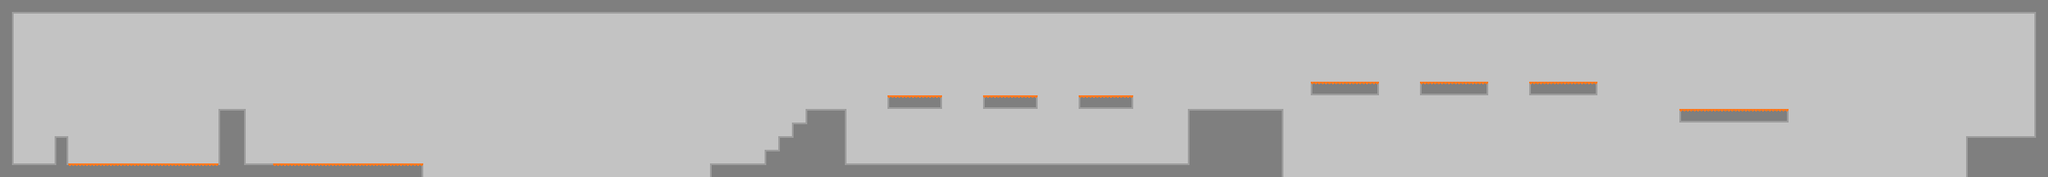

A 2D game scene composited from a Tiled map and its tileset images. What follows is a short description and the map's XML, with each tile layer's data collapsed to a summary:
An orthogonal 150x13 tile map with 16x16 px tiles, 2 tile layers (background, graphics), 2 tilesets and 23 objects.

<map version="1.0" tiledversion="2018.04.18" orientation="orthogonal" renderorder="left-down" width="150" height="13" tilewidth="16" tileheight="16" infinite="0" nextobjectid="33">
 <tileset firstgid="1" name="Tileset" tilewidth="16" tileheight="16" spacing="2" margin="1" tilecount="924" columns="33">
  <image source="TESTures.png" width="594" height="504" />
 </tileset>
 <tileset firstgid="925" name="Tileset" tilewidth="16" tileheight="16" spacing="2" margin="1" tilecount="924" columns="33">
  <image source="TESTures.png" width="594" height="504" />
 </tileset>
 <layer name="background" width="150" height="13">
  <data>[1950 cells, 1950 non-empty, 20 distinct tile ids]</data>
 </layer>
 <layer name="graphics" width="150" height="13">
  <data>[1950 cells, 1950 non-empty, 3 distinct tile ids]</data>
 </layer>
 <objectgroup name="ground">
  <object id="1" x="2304" y="160" width="96" height="48" />
  <object id="2" x="2384" y="0" width="16" height="160" />
  <object id="3" x="0" y="0" width="2384" height="16" />
  <object id="4" x="0" y="16" width="16" height="192" />
  <object id="5" x="16" y="192" width="480" height="16" />
  <object id="6" x="832" y="192" width="672" height="16" />
  <object id="7" x="1392" y="128" width="112" height="64" />
  <object id="8" x="896" y="176" width="96" height="16" />
  <object id="9" x="912" y="160" width="80" height="16" />
  <object id="10" x="928" y="144" width="64" height="16" />
  <object id="11" x="944" y="128" width="48" height="16" />
  <object id="12" x="256" y="128" width="32" height="64" />
  <object id="13" x="64" y="160" width="16" height="32" />
 </objectgroup>
 <objectgroup name="path" />
 <objectgroup name="turn" />
 <objectgroup name="red gel" />
 <objectgroup name="orange gel">
  <object id="14" x="80" y="192" width="176" height="16" />
  <object id="15" x="320" y="192" width="176" height="16" />
  <object id="24" x="1968" y="128" width="128" height="16" />
  <object id="25" x="1040" y="112" width="64" height="16" />
  <object id="26" x="1152" y="112" width="64" height="16" />
  <object id="27" x="1264" y="112" width="64" height="16" />
  <object id="28" x="1536" y="96" width="80" height="16" />
  <object id="29" x="1664" y="96" width="80" height="16" />
  <object id="30" x="1792" y="96" width="80" height="16" />
 </objectgroup>
 <objectgroup name="blue gel" />
 <objectgroup name="enemies" />
 <objectgroup name="purple gel" />
 <objectgroup name="green gel">
  <object id="32" x="2304" y="160" width="80" height="16" />
 </objectgroup>
 <objectgroup name="cubes" />
 <objectgroup name="goal" />
</map>
